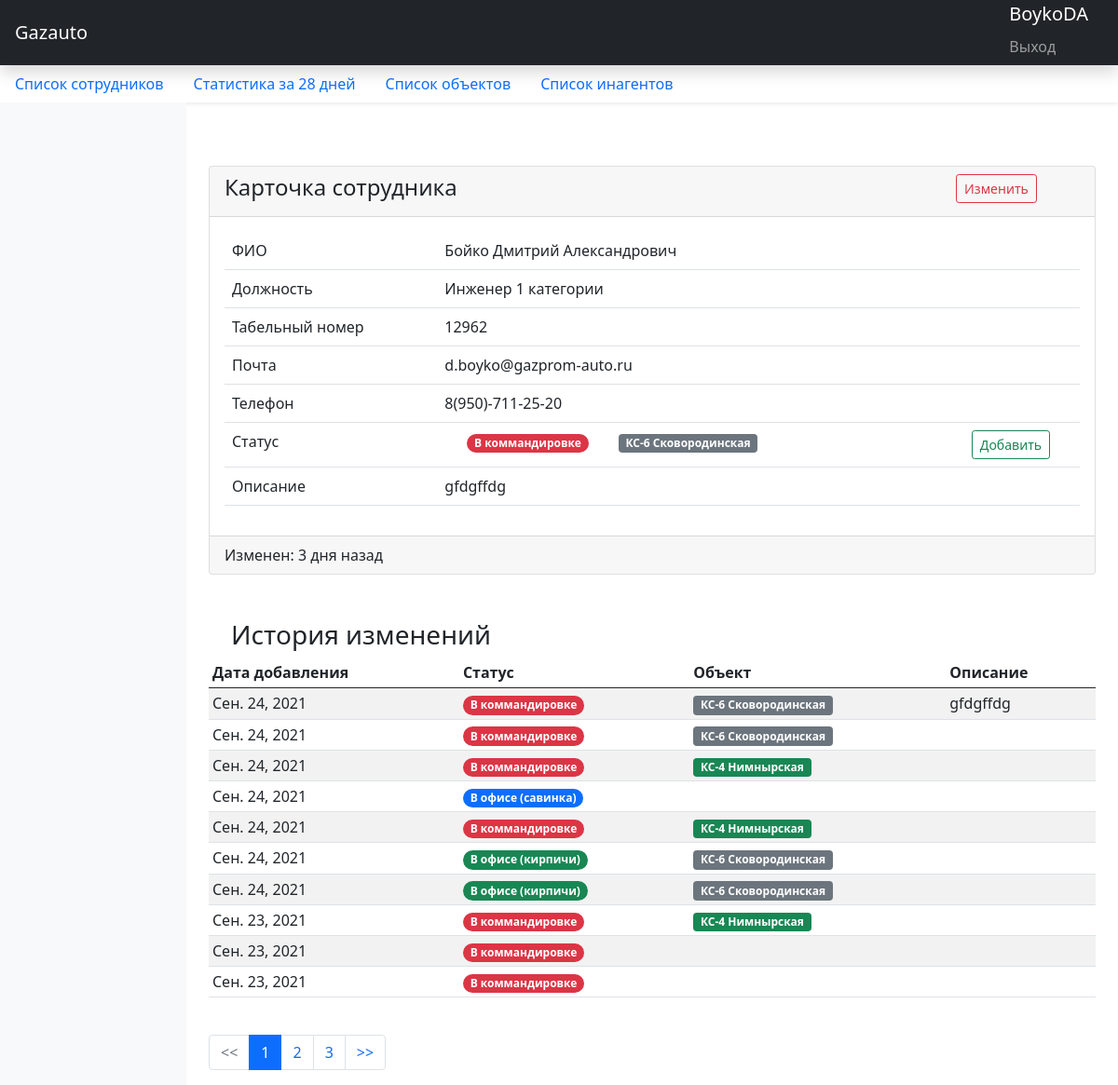
/user/boykoda12962/ (signed in), run on an earlier commit of the app's database.
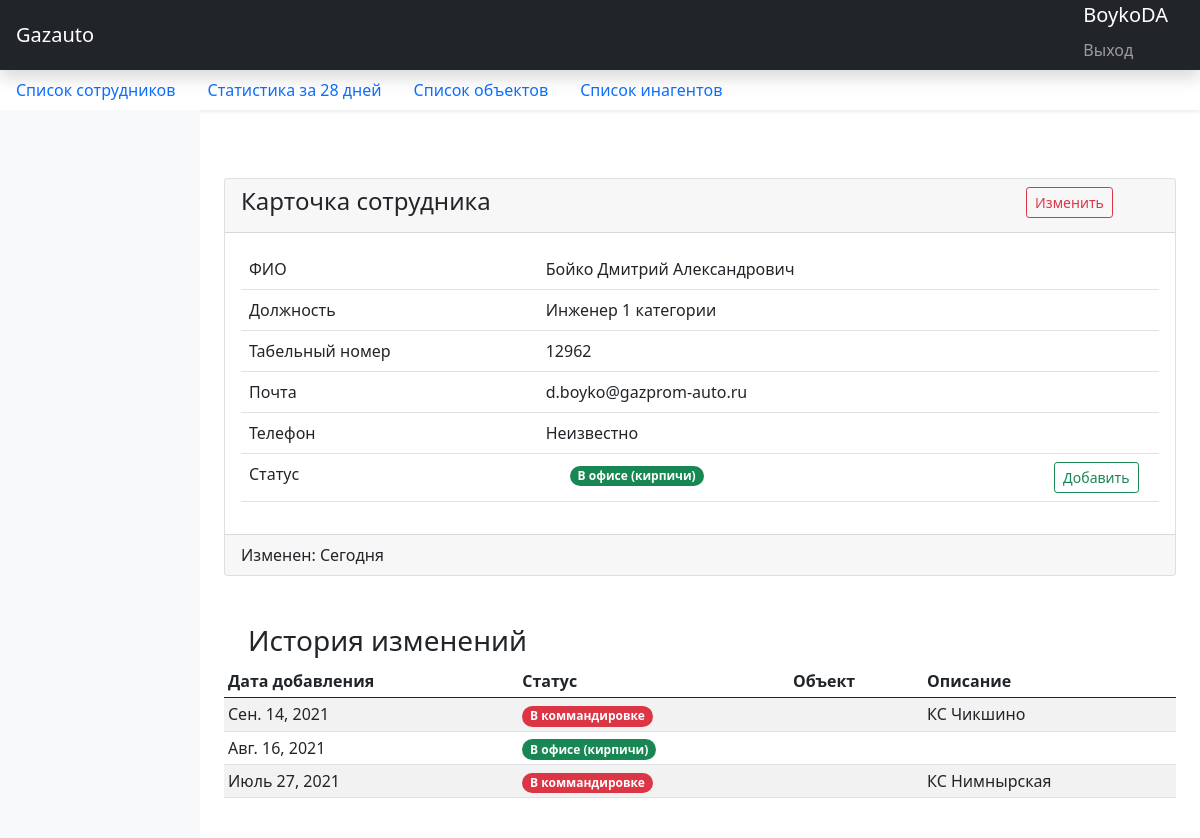
And on a later commit of the database.
### statistic_app/models.py (models this page shows, shortened)
class Profile(models.Model):
    user = models.OneToOneField(User, on_delete=models.SET_NULL, null=True, verbose_name="Пользователь")
    father_name = models.CharField("Отчество", max_length=200, blank=True, null=True)
    tabel_num = models.IntegerField(verbose_name="Табельный номер", default=0)
    position = models.CharField("Должность", max_length=200)
    user_location = models.ForeignKey(UserLocation, verbose_name="Местоположение пользователя",
                                      on_delete=models.SET_NULL, null=True)
    url = models.SlugField(max_length=255, unique=True, db_index=True, verbose_name="URL", default=None, null=True,
                           blank=True)
    phone_number = models.CharField(verbose_name="Телефон(ы)", max_length=200, blank=True, null=True)
    project = models.ForeignKey(Project, verbose_name="Проект",
                                on_delete=models.SET_NULL, blank=True, null=True, related_name='project')
    description = models.TextField("Описание события", null=True, blank=True)
    pub_date = models.DateField('Время события', default=datetime.date.today, blank=False, null=False)
    def when_published(self):
        now = timezone.now().date()
        diff = now - self.pub_date
        if diff.days == 0:
            return "Сегодня"
        if diff.days == 1:
            return "1 день назад"
        if diff.days < 5:
            return f"{diff.days} дня назад"
        return f"{diff.days} дней назад"
    class Meta:
        verbose_name = "Сотрудник"
        verbose_name_plural = "Сотрудники"

class UserLocation(models.Model):
    BOOTSTRAP4_STYLE = [
        ('badge rounded-pill bg-primary', 'синий'),
        ('badge rounded-pill bg-secondary', 'серый'),
        ('badge rounded-pill bg-success', 'зеленый'),
        ('badge rounded-pill bg-info text-dark', 'голубой'),
        ('badge rounded-pill bg-warning text-dark', 'желтый'),
        ('badge rounded-pill bg-danger', 'красный'),
        ('badge rounded-pill bg-light text-dark', 'светлый'),
        ('badge rounded-pill bg-dark', 'темный')
    ]
    location = models.CharField("Местоположение пользователя", max_length=200, unique=True)
    loc_description = models.TextField("Описание местоположение", blank=True, null=True)
    loc_class = models.CharField("Класс bootstrap", max_length=200, choices=BOOTSTRAP4_STYLE,
                                 default='badge badge-pill bg-dark')
    class Meta:
        verbose_name = "Местоположение"
        verbose_name_plural = "Местоположения"

class Project(models.Model):
    STATUS_PROJECT = [
        ('Не начат', 'Не начат'),
        ('Подготовка', 'Подготовка'),
        ('В работе', 'В работе'),
        ('Сдан', 'Сдан'),
        ('Тех. обслуживание', 'Тех. обслуживание'),
    ]
    STATUS_STYLE_PROJECT = {
        'Не начат': 'badge bg-danger',
        'Подготовка': 'badge bg-secondary',
        'В работе': 'badge bg-primary',
        'Сдан': 'badge bg-success',
        'Тех. обслуживание': 'badge bg-warning text-dark',
    }
    name = models.CharField("Название", max_length=200, blank=False, null=False, unique=True)
    status = models.CharField("Статус проекта", max_length=200, choices=STATUS_PROJECT,
                              default='Не начат')
    description = models.TextField("Описание события", null=True, blank=True)
    tasks = models.TextField("Задачи", max_length=2000, blank=True, null=True)
    url = models.SlugField(max_length=255, unique=True, db_index=True, verbose_name="URL", default=None, null=True,
                           blank=True)
    class Meta:
        ordering = ['-name']
    def status_style(self):
        return self.STATUS_STYLE_PROJECT[self.status]
    def get_absolute_url(self):
        return reverse('project_detail', kwargs={'slug': self.url})
    class Meta:
        verbose_name = "Проект"
        verbose_name_plural = "Проекты"

class UserStatistic(models.Model):
    user_name = models.ForeignKey(Profile, verbose_name="Пользователь", on_delete=models.SET_NULL, null=True)
    user_location = models.ForeignKey(UserLocation, verbose_name="Местоположение пользователя",
                                      on_delete=models.SET_NULL, null=True)
    description = models.TextField("Описание события", null=True, blank=True)
    pub_date = models.DateField('Время события', default=datetime.date.today, blank=False, null=False)
    project = models.ForeignKey(Project, verbose_name="Проект",
                                on_delete=models.SET_NULL, blank=True, null=True, related_name='user')
    class Meta:
        verbose_name = "Статистика пользователя"
        verbose_name_plural = "Статистика пользователей"
        ordering = ['-pub_date', '-id']

### statistic_app/views.py (the view, shortened to what this page needs)
# urls.py: path('user/<str:slug>/', UserDetailView.as_view(), name='user_detail'),
class UserDetailView(LoginRequiredMixin, View):
    login_url = '/accounts/login'
    model = Profile
    slug_field = "url"
    template_name = "user/user_detail.html"
    pagination = 10
    def get_pagination(self, model, request, page_name, count_pagination=10):
        history_all = model.all()
        paginator = Paginator(history_all, count_pagination)
        page_number = request.GET.get(page_name, 1)
        result_data = paginator.get_page(page_number)
        is_paginated = result_data.has_other_pages()
        if result_data.has_previous():
            prev_url = f'?{page_name}={result_data.previous_page_number()}'
        else:
            prev_url = ''
        if result_data.has_next():
            next_url = f'?{page_name}={result_data.next_page_number()}'
        else:
            next_url = ''
        return result_data, is_paginated, prev_url, next_url
    def get(self, request, slug):
        contex = self.get_context_data(request, slug)
        return render(request, self.template_name, contex)
    def get_context_data(self, request, slug):
        context = {}
        object = get_object_or_404(self.model, url__iexact=slug)
        context['profile'] = get_object_or_404(self.model, url__iexact=slug)
        history, h_is_paginated, h_prev_url, h_next_url = self.get_pagination(
            model=UserStatistic.objects.filter(user_name=object), request=request,
            page_name='page', count_pagination=10)
        context['statistics'] = history
        context['prev_url'] = h_prev_url
        context['next_url'] = h_next_url
        context['is_paginated'] = h_is_paginated
        return context

### templates/user/user_detail.html (shortened to what the changed rows need)
{% extends 'index.html' %}
{% block contents %}
<div class="card">
    <div class="card-header">
        <div class="row justify-content-end">
        </div>
    </div>
    <div class="card-body">
        <table class="table table-hover" id="telemetry_table1">
            <tbody>
            <tr>
                <td>ФИО</td>
                <td>{{ profile.user.last_name }} {{ profile.user.first_name }} {{ profile.father_name }}</td>
            </tr>
            <tr>
                <td>Должность</td>
                <td>{{ profile.position }}</td>
            </tr>
            <tr>
                <td>Табельный номер</td>
                <td>{{ profile.tabel_num }}</td>
            </tr>
            <tr>
                <td>Почта</td>
                <td>{% if profile.user.email %}{{ profile.user.email }}{% else %}Неизвестно{% endif %}</td>
            </tr>
            <tr>
                <td>Телефон</td>
                <td>{% if profile.phone_number %}{{ profile.phone_number }}{% else %}Неизвестно{% endif %}</td>
            </tr>
            <tr>
                <td>
                    <div class="container">
                        <div class="row">
                            <div class="col-sm-3">
                                <span class="{{ profile.user_location.loc_class }}">{{ profile.user_location.location }}</span>
                            </div>
                            <div class="col-sm-7">
                                <a href="{{ profile.project.get_absolute_url }}"><span
                                        class="{{ profile.project.status_style }}" title="{{ profile.project.status }}">{{ profile.project.name }}</span>
                                </a>
                            </div>
                        </div>
                    </div>
                </td>
            </tr>
            {% if profile.description %}
            <tr>
                <td>Описание</td>
                <td>{{ profile.description }}</td>
            </tr>
            {% endif %}
            </tbody>
        </table>
    </div>
    <div class="card-footer">
        {% if profile.when_published %}Изменен: {{ profile.when_published }}{% else %} Дата изменения неизвестна
        {% endif %}
    </div>
</div>
<div class="pt-5 pb-2 mb-3">
    <div class="table-responsive">
        <table class="table table-striped table-sm">
            <thead>
            <tr>
                <th>Дата добавления</th>
                <th>Статус</th>
                <th>Объект</th>
                <th>Описание</th>
            </tr>
            </thead>
            <tbody>
            {% for stat in statistics %}
            <tr>
                <td>{{ stat.pub_date }}</td>
                <td><span class="{{ stat.user_location.loc_class }}">{{ stat.user_location.location }}</span></td>
                <td><a href="{{ stat.project.get_absolute_url }}"><span class="{{ stat.project.status_style }}"
                                                                        title="{{ stat.project.status }}">{{ stat.project.name }}</span></a>
                </td>
                <td>{{ stat.description }}</td>
            </tr>
            {% endfor %}
            </tbody>
        </table>
    </div>
</div>
<nav class="blog-pagination" aria-label="Pagination">
    {% if is_paginated %}
    <nav aria-label="...">
        <ul class="pagination">
            <li class="page-item {% if prev_url == '' %}disabled{% endif %}">
                <a class="page-link" href="{{ prev_url }}"><<</a>
            </li>
            {% for n in statistics.paginator.page_range %}
            {% if statistics.number == n %}
            <li class="page-item active" aria-current="page">
                <a class="page-link" href="?page={{ n }}">{{n}} </a>
            </li>
            {% elif n > statistics.number|add:-3 and n < statistics.number|add:3 %}
            <li class="page-item" aria-current="page">
                <a class="page-link" href="?page={{ n }}">{{n}}</a>
            </li>
            {% endif %}
            {% endfor %}
            <li class="page-item {% if next_url == '' %} disabled {% endif %}">
                <a class="page-link" href="{{ next_url }}">>></a>
            </li>
        </ul>
    </nav>
    {% endif %}
</nav>
{% endblock %}

What changed in the data, as far as the page shows it:
removed UserStatistic: pub_date "Сен. 24, 2021", user_location.location "В коммандировке", project.name "КС-6 Сковородинская", description "gfdgffdg"
removed UserStatistic: pub_date "Сен. 24, 2021", user_location.location "В коммандировке", project.name "КС-6 Сковородинская"
removed UserStatistic: pub_date "Сен. 24, 2021", user_location.location "В коммандировке", project.name "КС-4 Нимнырская"
removed UserStatistic: pub_date "Сен. 24, 2021", user_location.location "В офисе (савинка)"
removed UserStatistic: pub_date "Сен. 24, 2021", user_location.location "В коммандировке", project.name "КС-4 Нимнырская"
no longer on this page (row edited): UserStatistic: pub_date "Сен. 24, 2021", user_location.location "В офисе (кирпичи)", project.name "КС-6 Сковородинская"
no longer on this page (row edited): UserStatistic: pub_date "Сен. 24, 2021", user_location.location "В офисе (кирпичи)", project.name "КС-6 Сковородинская"
no longer on this page (row edited): UserStatistic: pub_date "Сен. 23, 2021", user_location.location "В коммандировке", project.name "КС-4 Нимнырская"
no longer on this page (row edited): UserStatistic: pub_date "Сен. 23, 2021", user_location.location "В коммандировке"
no longer on this page (row edited): UserStatistic: pub_date "Сен. 23, 2021", user_location.location "В коммандировке"
changed Profile "Александрович": user_location_id 1 → 2 (drawn); user_location.location "В коммандировке" → "В офисе (кирпичи)"; when_published "3 дня назад" → "Сегодня"; phone_number "8(950)-711-25-20" → (not shown); project_id 2 → empty (drawn); project.name "КС-6 Сковородинская" → (not shown); description "gfdgffdg" → (not shown)
now on this page (row edited): UserStatistic: pub_date "Сен. 14, 2021", user_location.location "В коммандировке", description "КС Чикшино"
now on this page (row unchanged): UserStatistic: pub_date "Авг. 16, 2021", user_location.location "В офисе (кирпичи)"
now on this page (row unchanged): UserStatistic: pub_date "Июль 27, 2021", user_location.location "В коммандировке", description "КС Нимнырская"
Also different on the page:
text no longer shown: "Описание << >>"
text now shown: "Неизвестно"
list line gone: "1"
list line gone: "2"
list line gone: "3"
